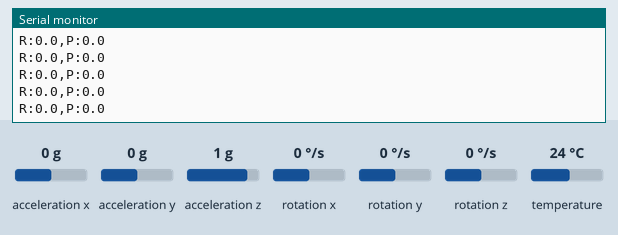
Simulated run of this sketch. Board: ESP32. Parts: the last lines printed to the serial monitor. The test bench sets the inputs (shaded band); at power-on: acceleration x 0 g, acceleration y 0 g, acceleration z 1 g, rotation x 0 °/s, rotation y 0 °/s, rotation z 0 °/s, temperature 24 °C. Nothing arrives over Bluetooth unless stated; a phone connects over Bluetooth LE 3 s after start.

Above: at 2.3 s.
2.4 s: acceleration x set to -1.4 g
At 3.5 s:
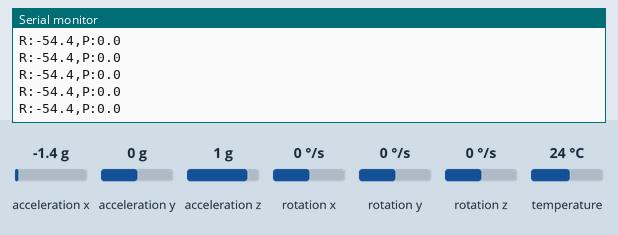
5.4 s: acceleration y set to -1.4 g
At 6.1 s:
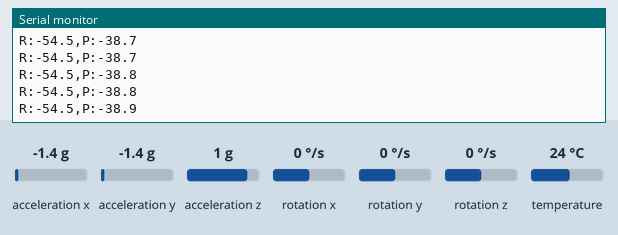
6.9 s: acceleration z set to -1.4 g
At 8.0 s:
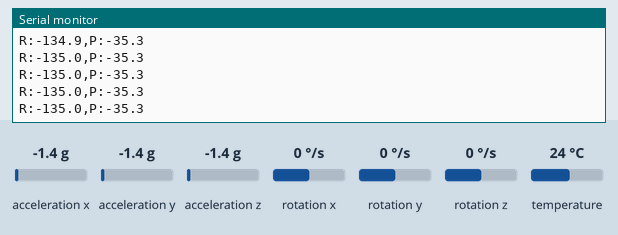
Timing chart, 0 to 9.9 s (numbered marks = the images above; inputs shaded):
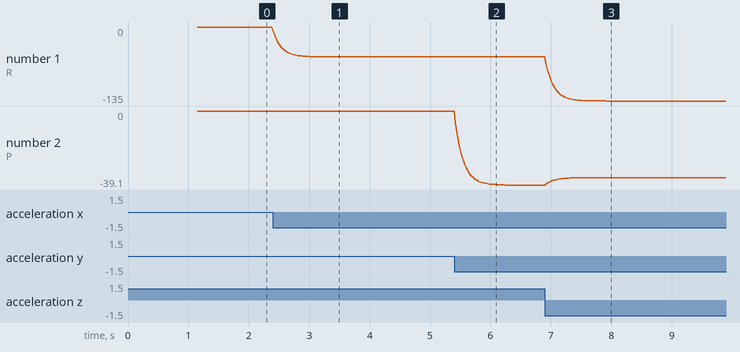

Measured:
- after the input at 2.4 s, the serial monitor: prints a new line at once (image 1)
- after the input at 5.4 s, the serial monitor: prints a new line at once (image 2)
- after the input at 6.9 s, the serial monitor: prints a new line at once (image 3)
- plotted number 1: 0 → -54.5 after the input at 2.4 s, -54.5 → -135 after the input at 6.9 s
- plotted number 2: 0 → -39.1 after the input at 5.4 s, -39.1 → -35.3 after the input at 6.9 s

The sketch:

esp_glove.ino
```cpp
#include <Adafruit_MPU6050.h>
#include <Adafruit_Sensor.h>
#include <Wire.h>
#include <BLEDevice.h>
#include <BLEServer.h>
#include <BLEUtils.h>
#include <BLE2902.h>

Adafruit_MPU6050 mpu;

// BLE
BLEServer* pServer = nullptr;
BLECharacteristic* pCharacteristic = nullptr;

#define SERVICE_UUID        "0000ffe0-0000-1000-8000-00805f9b34fb"
#define CHARACTERISTIC_UUID "0000ffe1-0000-1000-8000-00805f9b34fb"

const char* deviceName = "MPU6050_Glove";

bool deviceConnected = false;
bool oldDeviceConnected = false;

// Orientation (degrees)
float roll = 0;
float pitch = 0;

// Smoothing
const float SMOOTH = 0.85;

// BLE callbacks
class MyServerCallbacks : public BLEServerCallbacks {
  void onConnect(BLEServer*) override {
    deviceConnected = true;
    Serial.println("✓ BLE Connected");
  }
  void onDisconnect(BLEServer*) override {
    deviceConnected = false;
    Serial.println("✗ BLE Disconnected");
  }
};

void setup() {
  Serial.begin(9600);
  delay(1000);

  Serial.println("MPU6050 Hand Tracker with BLE");
  Serial.println("==============================");

  // BLE init
  Serial.println("\nInitializing BLE...");
  BLEDevice::init(deviceName);
  pServer = BLEDevice::createServer();
  pServer->setCallbacks(new MyServerCallbacks());

  BLEService* service = pServer->createService(SERVICE_UUID);
  pCharacteristic = service->createCharacteristic(
    CHARACTERISTIC_UUID,
    BLECharacteristic::PROPERTY_READ | BLECharacteristic::PROPERTY_NOTIFY
  );
  pCharacteristic->addDescriptor(new BLE2902());
  service->start();
  BLEDevice::startAdvertising();
  Serial.println("BLE Ready: " + String(deviceName));

  // MPU init
  Serial.println("\nInitializing MPU6050...");
  if (!mpu.begin()) {
    Serial.println("MPU6050 not found!");
    while (1);
  }

  mpu.setAccelerometerRange(MPU6050_RANGE_2_G);
  mpu.setFilterBandwidth(MPU6050_BAND_21_HZ);

  Serial.println("MPU6050 READY");
  Serial.println("Format: R:x,P:y");
  Serial.println("==============================\n");
}

void loop() {
  // Handle BLE reconnection
  if (!deviceConnected && oldDeviceConnected) {
    delay(300);
    pServer->startAdvertising();
    Serial.println("Restarting BLE advertising...");
    oldDeviceConnected = deviceConnected;
  }
  if (deviceConnected && !oldDeviceConnected) {
    oldDeviceConnected = deviceConnected;
  }

  sensors_event_t accel, gyro, temp;
  mpu.getEvent(&accel, &gyro, &temp);

  // --- PURE ACCELEROMETER TILT (STABLE) ---
  float newRoll =
    atan2(accel.acceleration.x,
          accel.acceleration.z) * 180.0 / PI;

  float newPitch =
    atan2(accel.acceleration.y,
          sqrt(accel.acceleration.x * accel.acceleration.x +
               accel.acceleration.z * accel.acceleration.z)) * 180.0 / PI;

  // --- LOW PASS FILTER ---
  roll  = SMOOTH * roll  + (1 - SMOOTH) * newRoll;
  pitch = SMOOTH * pitch + (1 - SMOOTH) * newPitch;

  // --- CLAMPS ---
  if (pitch > 90) pitch = 90;
  if (pitch < -90) pitch = -90;

  if (roll > 180) roll -= 360;
  if (roll < -180) roll += 360;

  // Format data
  String data = "R:" + String(roll, 1) + ",P:" + String(pitch, 1);

  // Send to Serial (for debugging)
  Serial.println(data);

  // Send to BLE (for web app)
  if (deviceConnected) {
    pCharacteristic->setValue(data.c_str());
    pCharacteristic->notify();
  }

  delay(20); // 50 Hz
}
```
